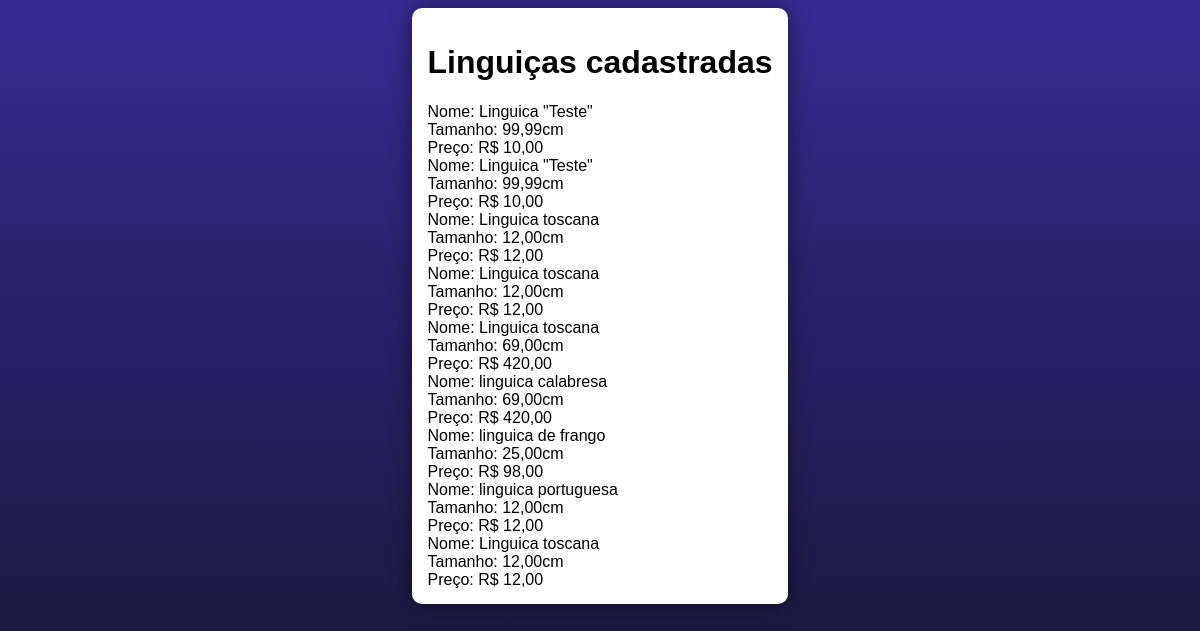
Page /pages/mostrarLinguica.php on the committed database.
### tables this page shows
CREATE TABLE `linguicas` (
  `id` int(11) NOT NULL,
  `nome` varchar(40) NOT NULL,
  `tamanho` float NOT NULL,
  `preco` float NOT NULL
);

### database/funcoesDatabase.php (the view, shortened to what this page needs)
<?php
    $conn = conectar_banco();
    function pegarLinguica() {
        global $conn;
        $q = "SELECT * FROM linguicas";
        $result = $conn->query($q);
        while ($row = $result->fetch_assoc()) {
            echo "Nome: " . html_entity_decode($row['nome'], ENT_QUOTES, 'UTF-8') . "<br>";
            echo "Tamanho: " . number_format((float)$row['tamanho'], 2, ',', '.') . "cm" . "<br>";
            echo "Preço: R$ " . number_format((float)$row['preco'], 2, ',', '.') . "<br>";
        }
    }
?>

### pages/mostrarLinguica.php (shortened to what this page needs)
<?php
    require_once __DIR__ . '/../database/funcoesDatabase.php';
?>
<!DOCTYPE html>
<html lang="pt-br">
<head>
    <link rel="stylesheet" href="../css/style.css">
</head>
<body>
    <main>
        <h1>
        Linguiças cadastradas
        </h1>
        <?php
            pegarLinguica();
        ?>
    </main>
</body>
</html>

### css/style.css (style rules this page uses)
* { font-family: Verdana, Geneva, Tahoma, sans-serif; box-sizing: border-box; }
body { background-color: #15142b; background-image: linear-gradient(180deg, #372991, #15142b); background-repeat: no-repeat; background-position: center center; background-size: cover; background-attachment: fixed; display: flex; flex-direction: column; flex-wrap: nowrap; justify-content: center; align-items: center; }
header, main, section, article { max-width: 700px; }
main, section, article { background-color: white; padding: 15px; margin-bottom: 20px; border-radius: 10px; box-shadow: 0px 0px 20px rgba(0, 0, 0, 0.502); }

### rows in the picture
linguicas: nome "Linguica \"Teste\"", tamanho "99,99", preco "10,00"
linguicas: nome "Linguica \"Teste\"", tamanho "99,99", preco "10,00"
linguicas: nome "Linguica toscana", tamanho "12,00", preco "12,00"
linguicas: nome "Linguica toscana", tamanho "12,00", preco "12,00"
linguicas: nome "Linguica toscana", tamanho "69,00", preco "420,00"
linguicas: nome "linguica calabresa", tamanho "69,00", preco "420,00"
linguicas: nome "linguica de frango", tamanho "25,00", preco "98,00"
linguicas: nome "linguica portuguesa", tamanho "12,00", preco "12,00"
linguicas: nome "Linguica toscana", tamanho "12,00", preco "12,00"
